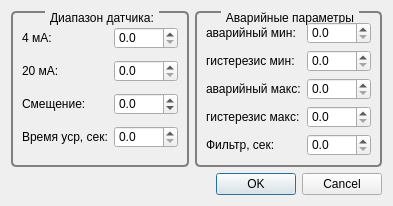
<?xml version="1.0" encoding="UTF-8"?>
<ui version="4.0">
 <class>DialogPressureConfig</class>
 <widget class="QDialog" name="DialogPressureConfig">
  <property name="geometry">
   <rect>
    <x>0</x>
    <y>0</y>
    <width>378</width>
    <height>198</height>
   </rect>
  </property>
  <property name="sizePolicy">
   <sizepolicy hsizetype="Minimum" vsizetype="Minimum">
    <horstretch>0</horstretch>
    <verstretch>0</verstretch>
   </sizepolicy>
  </property>
  <property name="windowTitle">
   <string>Настройка датчика давления</string>
  </property>
  <layout class="QGridLayout" name="gridLayout_3">
   <item row="0" column="0">
    <widget class="QGroupBox" name="groupBox_2">
     <property name="styleSheet">
      <string notr="true">QGroupBox {
    background-color: qlineargradient(x1: 0, y1: 0, x2: 0, y2: 1,
                                      stop: 0 #E0F0E0, stop: 1 #FFFFFF);
    border: 2px solid gray;
    border-radius: 5px;
    margin-top: 5ex; /* leave space at the top for the title */
}

QGroupBox::title {
    subcontrol-origin: margin;
    subcontrol-position: top center; /* position at the top center */
    padding: 0 3px;
    background-color: qlineargradient(x1: 0, y1: 0, x2: 0, y2: 1,
                                      stop: 0 #E0F0E0, stop: 1 #FFFFFF);
}</string>
     </property>
     <property name="title">
      <string>Диапазон датчика:</string>
     </property>
     <layout class="QGridLayout" name="gridLayout_2">
      <item row="0" column="0">
       <widget class="QLabel" name="label_2">
        <property name="text">
         <string>4 мА:</string>
        </property>
       </widget>
      </item>
      <item row="0" column="1">
       <widget class="QDoubleSpinBox" name="doubleSpinBox4ma">
        <property name="decimals">
         <number>1</number>
        </property>
        <property name="maximum">
         <double>100.000000000000000</double>
        </property>
       </widget>
      </item>
      <item row="1" column="0">
       <widget class="QLabel" name="label_3">
        <property name="text">
         <string>20 мА:</string>
        </property>
       </widget>
      </item>
      <item row="1" column="1">
       <widget class="QDoubleSpinBox" name="doubleSpinBox20ma">
        <property name="decimals">
         <number>1</number>
        </property>
        <property name="maximum">
         <double>100.000000000000000</double>
        </property>
       </widget>
      </item>
      <item row="2" column="0">
       <widget class="QLabel" name="label_4">
        <property name="text">
         <string>Смещение:</string>
        </property>
       </widget>
      </item>
      <item row="2" column="1">
       <widget class="QDoubleSpinBox" name="doubleSpinBoxOffset">
        <property name="decimals">
         <number>1</number>
        </property>
        <property name="minimum">
         <double>-100.000000000000000</double>
        </property>
        <property name="maximum">
         <double>100.000000000000000</double>
        </property>
       </widget>
      </item>
      <item row="3" column="0">
       <widget class="QLabel" name="label_9">
        <property name="text">
         <string>Время уср, сек:</string>
        </property>
       </widget>
      </item>
      <item row="3" column="1">
       <widget class="QDoubleSpinBox" name="doubleSpinBoxAverageTime">
        <property name="decimals">
         <number>1</number>
        </property>
        <property name="maximum">
         <double>3000.000000000000000</double>
        </property>
       </widget>
      </item>
     </layout>
    </widget>
   </item>
   <item row="0" column="1">
    <widget class="QGroupBox" name="groupBox_3">
     <property name="styleSheet">
      <string notr="true">QGroupBox {
    background-color: qlineargradient(x1: 0, y1: 0, x2: 0, y2: 1,
                                      stop: 0 #F0E0E0, stop: 1 #FFFFFF);
    border: 2px solid gray;
    border-radius: 5px;
    margin-top: 5ex; /* leave space at the top for the title */
}

QGroupBox::title {
    subcontrol-origin: margin;
    subcontrol-position: top center; /* position at the top center */
    padding: 0 3px;
    background-color: qlineargradient(x1: 0, y1: 0, x2: 0, y2: 1,
                                      stop: 0 #F0E0E0, stop: 1 #FFFFFF);
}</string>
     </property>
     <property name="title">
      <string>Аварийные параметры</string>
     </property>
     <layout class="QGridLayout" name="gridLayout">
      <item row="0" column="0">
       <widget class="QLabel" name="label">
        <property name="text">
         <string>аварийный мин:</string>
        </property>
       </widget>
      </item>
      <item row="0" column="1">
       <widget class="QDoubleSpinBox" name="doubleSpinBoxAvarMin">
        <property name="decimals">
         <number>1</number>
        </property>
        <property name="maximum">
         <double>100.000000000000000</double>
        </property>
       </widget>
      </item>
      <item row="1" column="0">
       <widget class="QLabel" name="label_5">
        <property name="text">
         <string>гистерезис мин:</string>
        </property>
       </widget>
      </item>
      <item row="1" column="1">
       <widget class="QDoubleSpinBox" name="doubleSpinBoxHysteresisMin">
        <property name="decimals">
         <number>1</number>
        </property>
        <property name="maximum">
         <double>100.000000000000000</double>
        </property>
       </widget>
      </item>
      <item row="2" column="0">
       <widget class="QLabel" name="label_6">
        <property name="text">
         <string>аварийный макс:</string>
        </property>
       </widget>
      </item>
      <item row="2" column="1">
       <widget class="QDoubleSpinBox" name="doubleSpinBoxAvarMax">
        <property name="decimals">
         <number>1</number>
        </property>
        <property name="maximum">
         <double>100.000000000000000</double>
        </property>
       </widget>
      </item>
      <item row="3" column="0">
       <widget class="QLabel" name="label_7">
        <property name="text">
         <string>гистерезис макс:</string>
        </property>
       </widget>
      </item>
      <item row="3" column="1">
       <widget class="QDoubleSpinBox" name="doubleSpinBoxHysteresisMax">
        <property name="decimals">
         <number>1</number>
        </property>
        <property name="maximum">
         <double>100.000000000000000</double>
        </property>
       </widget>
      </item>
      <item row="4" column="0">
       <widget class="QLabel" name="label_8">
        <property name="text">
         <string>Фильтр, сек:</string>
        </property>
       </widget>
      </item>
      <item row="4" column="1">
       <widget class="QDoubleSpinBox" name="doubleSpinBoxFilterTime">
        <property name="decimals">
         <number>1</number>
        </property>
        <property name="maximum">
         <double>3000.000000000000000</double>
        </property>
       </widget>
      </item>
     </layout>
    </widget>
   </item>
   <item row="1" column="1">
    <widget class="QDialogButtonBox" name="buttonBox">
     <property name="orientation">
      <enum>Qt::Horizontal</enum>
     </property>
     <property name="standardButtons">
      <set>QDialogButtonBox::Cancel|QDialogButtonBox::Ok</set>
     </property>
    </widget>
   </item>
  </layout>
 </widget>
 <resources/>
 <connections>
  <connection>
   <sender>buttonBox</sender>
   <signal>accepted()</signal>
   <receiver>DialogPressureConfig</receiver>
   <slot>accept()</slot>
   <hints>
    <hint type="sourcelabel">
     <x>248</x>
     <y>254</y>
    </hint>
    <hint type="destinationlabel">
     <x>157</x>
     <y>274</y>
    </hint>
   </hints>
  </connection>
  <connection>
   <sender>buttonBox</sender>
   <signal>rejected()</signal>
   <receiver>DialogPressureConfig</receiver>
   <slot>reject()</slot>
   <hints>
    <hint type="sourcelabel">
     <x>316</x>
     <y>260</y>
    </hint>
    <hint type="destinationlabel">
     <x>286</x>
     <y>274</y>
    </hint>
   </hints>
  </connection>
 </connections>
</ui>
